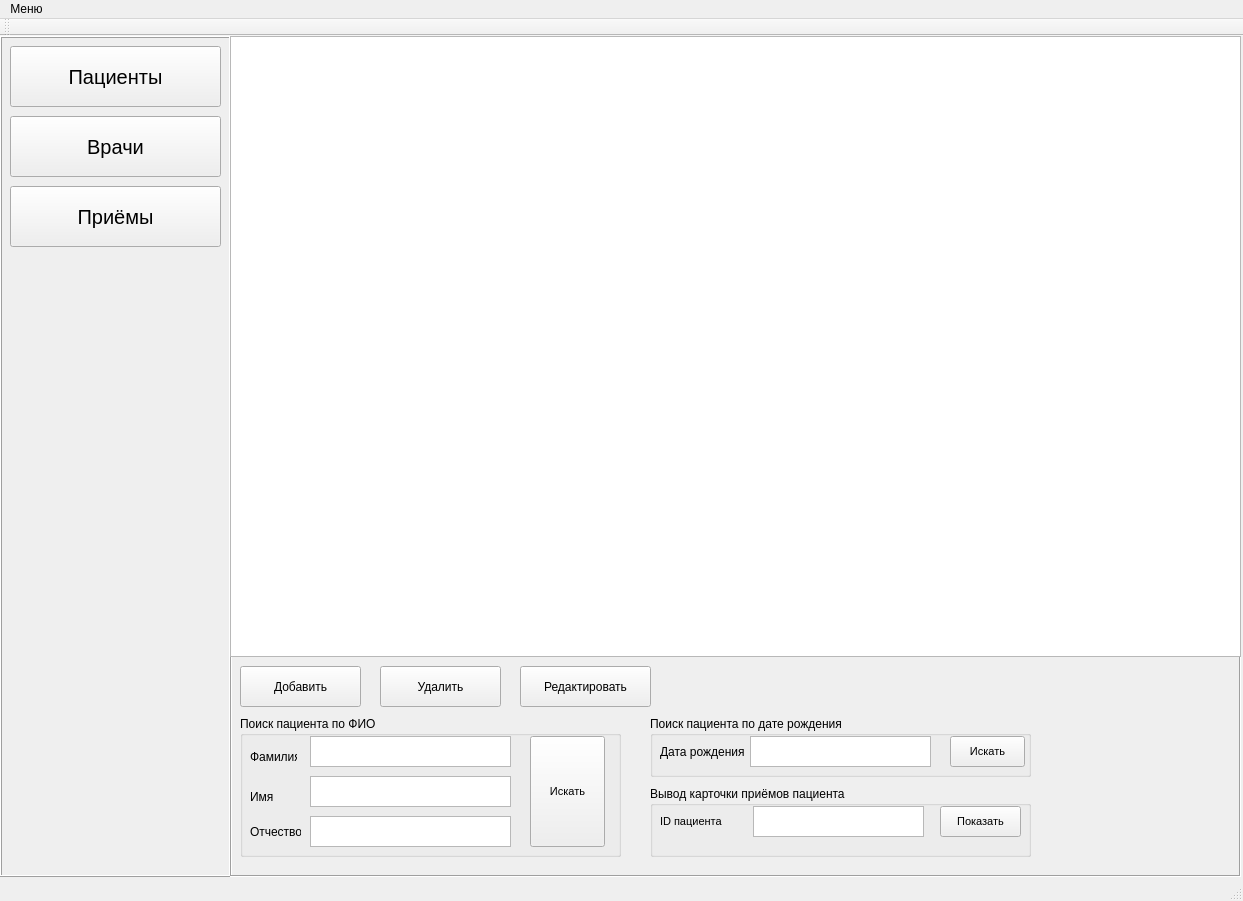
<?xml version="1.0" encoding="UTF-8"?>
<ui version="4.0">
 <class>MainWindow</class>
 <widget class="QMainWindow" name="MainWindow">
  <property name="geometry">
   <rect>
    <x>0</x>
    <y>0</y>
    <width>1243</width>
    <height>901</height>
   </rect>
  </property>
  <property name="windowTitle">
   <string>MainWindow</string>
  </property>
  <widget class="QWidget" name="centralWidget">
   <widget class="QFrame" name="menuFrame">
    <property name="geometry">
     <rect>
      <x>0</x>
      <y>0</y>
      <width>231</width>
      <height>841</height>
     </rect>
    </property>
    <property name="font">
     <font>
      <pointsize>14</pointsize>
     </font>
    </property>
    <property name="frameShape">
     <enum>QFrame::Box</enum>
    </property>
    <property name="frameShadow">
     <enum>QFrame::Raised</enum>
    </property>
    <widget class="QPushButton" name="patientsButton">
     <property name="geometry">
      <rect>
       <x>10</x>
       <y>10</y>
       <width>211</width>
       <height>61</height>
      </rect>
     </property>
     <property name="font">
      <font>
       <pointsize>15</pointsize>
      </font>
     </property>
     <property name="autoFillBackground">
      <bool>false</bool>
     </property>
     <property name="text">
      <string>Пациенты</string>
     </property>
    </widget>
    <widget class="QPushButton" name="doctorsButton">
     <property name="geometry">
      <rect>
       <x>10</x>
       <y>80</y>
       <width>211</width>
       <height>61</height>
      </rect>
     </property>
     <property name="font">
      <font>
       <pointsize>15</pointsize>
      </font>
     </property>
     <property name="text">
      <string>Врачи</string>
     </property>
    </widget>
    <widget class="QPushButton" name="appointmentButton">
     <property name="geometry">
      <rect>
       <x>10</x>
       <y>150</y>
       <width>211</width>
       <height>61</height>
      </rect>
     </property>
     <property name="font">
      <font>
       <pointsize>15</pointsize>
      </font>
     </property>
     <property name="text">
      <string>Приёмы</string>
     </property>
    </widget>
   </widget>
   <widget class="QFrame" name="mainScreenFrame">
    <property name="geometry">
     <rect>
      <x>230</x>
      <y>0</y>
      <width>1011</width>
      <height>841</height>
     </rect>
    </property>
    <property name="font">
     <font>
      <weight>50</weight>
      <bold>false</bold>
     </font>
    </property>
    <property name="autoFillBackground">
     <bool>false</bool>
    </property>
    <property name="frameShape">
     <enum>QFrame::Box</enum>
    </property>
    <property name="frameShadow">
     <enum>QFrame::Sunken</enum>
    </property>
    <property name="lineWidth">
     <number>1</number>
    </property>
    <property name="midLineWidth">
     <number>0</number>
    </property>
    <widget class="QTableView" name="tableView">
     <property name="geometry">
      <rect>
       <x>0</x>
       <y>0</y>
       <width>1011</width>
       <height>621</height>
      </rect>
     </property>
     <property name="font">
      <font>
       <pointsize>10</pointsize>
      </font>
     </property>
     <attribute name="horizontalHeaderDefaultSectionSize">
      <number>120</number>
     </attribute>
    </widget>
    <widget class="QPushButton" name="addButton">
     <property name="geometry">
      <rect>
       <x>10</x>
       <y>630</y>
       <width>121</width>
       <height>41</height>
      </rect>
     </property>
     <property name="text">
      <string>Добавить</string>
     </property>
    </widget>
    <widget class="QPushButton" name="deleteButton">
     <property name="geometry">
      <rect>
       <x>150</x>
       <y>630</y>
       <width>121</width>
       <height>41</height>
      </rect>
     </property>
     <property name="text">
      <string>Удалить</string>
     </property>
    </widget>
    <widget class="QPushButton" name="updateButton">
     <property name="geometry">
      <rect>
       <x>290</x>
       <y>630</y>
       <width>131</width>
       <height>41</height>
      </rect>
     </property>
     <property name="text">
      <string>Редактировать</string>
     </property>
    </widget>
    <widget class="QGroupBox" name="groupBox">
     <property name="geometry">
      <rect>
       <x>10</x>
       <y>680</y>
       <width>381</width>
       <height>141</height>
      </rect>
     </property>
     <property name="title">
      <string>Поиск пациента по ФИО</string>
     </property>
     <widget class="QTextEdit" name="familyTextEdit">
      <property name="geometry">
       <rect>
        <x>70</x>
        <y>20</y>
        <width>201</width>
        <height>31</height>
       </rect>
      </property>
     </widget>
     <widget class="QTextEdit" name="nameTextEdit">
      <property name="geometry">
       <rect>
        <x>70</x>
        <y>60</y>
        <width>201</width>
        <height>31</height>
       </rect>
      </property>
     </widget>
     <widget class="QTextEdit" name="fatherTextEdit">
      <property name="geometry">
       <rect>
        <x>70</x>
        <y>100</y>
        <width>201</width>
        <height>31</height>
       </rect>
      </property>
     </widget>
     <widget class="QPushButton" name="FIOsearchButton">
      <property name="geometry">
       <rect>
        <x>290</x>
        <y>20</y>
        <width>75</width>
        <height>111</height>
       </rect>
      </property>
      <property name="font">
       <font>
        <pointsize>8</pointsize>
       </font>
      </property>
      <property name="text">
       <string>Искать</string>
      </property>
      <property name="flat">
       <bool>false</bool>
      </property>
     </widget>
     <widget class="QLabel" name="label">
      <property name="geometry">
       <rect>
        <x>10</x>
        <y>30</y>
        <width>47</width>
        <height>21</height>
       </rect>
      </property>
      <property name="text">
       <string>Фамилия</string>
      </property>
     </widget>
     <widget class="QLabel" name="label_2">
      <property name="geometry">
       <rect>
        <x>10</x>
        <y>105</y>
        <width>51</width>
        <height>21</height>
       </rect>
      </property>
      <property name="text">
       <string>Отчество</string>
      </property>
     </widget>
     <widget class="QLabel" name="label_3">
      <property name="geometry">
       <rect>
        <x>10</x>
        <y>70</y>
        <width>47</width>
        <height>21</height>
       </rect>
      </property>
      <property name="text">
       <string>Имя</string>
      </property>
     </widget>
    </widget>
    <widget class="QGroupBox" name="groupBox_2">
     <property name="geometry">
      <rect>
       <x>420</x>
       <y>680</y>
       <width>381</width>
       <height>61</height>
      </rect>
     </property>
     <property name="title">
      <string>Поиск пациента по дате рождения</string>
     </property>
     <widget class="QLabel" name="label_7">
      <property name="geometry">
       <rect>
        <x>10</x>
        <y>20</y>
        <width>91</width>
        <height>31</height>
       </rect>
      </property>
      <property name="text">
       <string>Дата рождения</string>
      </property>
     </widget>
     <widget class="QPushButton" name="birthDateSearchButton">
      <property name="geometry">
       <rect>
        <x>300</x>
        <y>20</y>
        <width>75</width>
        <height>31</height>
       </rect>
      </property>
      <property name="font">
       <font>
        <pointsize>8</pointsize>
       </font>
      </property>
      <property name="text">
       <string>Искать</string>
      </property>
      <property name="flat">
       <bool>false</bool>
      </property>
     </widget>
     <widget class="QTextEdit" name="birthDateTextEdit">
      <property name="geometry">
       <rect>
        <x>100</x>
        <y>20</y>
        <width>181</width>
        <height>31</height>
       </rect>
      </property>
      <property name="font">
       <font>
        <pointsize>9</pointsize>
       </font>
      </property>
     </widget>
    </widget>
    <widget class="QGroupBox" name="groupBox_3">
     <property name="geometry">
      <rect>
       <x>420</x>
       <y>750</y>
       <width>381</width>
       <height>71</height>
      </rect>
     </property>
     <property name="title">
      <string>Вывод карточки приёмов пациента</string>
     </property>
     <widget class="QPushButton" name="cardShowButton">
      <property name="geometry">
       <rect>
        <x>290</x>
        <y>20</y>
        <width>81</width>
        <height>31</height>
       </rect>
      </property>
      <property name="font">
       <font>
        <pointsize>8</pointsize>
       </font>
      </property>
      <property name="text">
       <string>Показать</string>
      </property>
      <property name="flat">
       <bool>false</bool>
      </property>
     </widget>
     <widget class="QLabel" name="label_8">
      <property name="geometry">
       <rect>
        <x>10</x>
        <y>20</y>
        <width>71</width>
        <height>31</height>
       </rect>
      </property>
      <property name="font">
       <font>
        <pointsize>8</pointsize>
       </font>
      </property>
      <property name="text">
       <string>ID пациента</string>
      </property>
     </widget>
     <widget class="QTextEdit" name="IDtextEdit">
      <property name="geometry">
       <rect>
        <x>103</x>
        <y>20</y>
        <width>171</width>
        <height>31</height>
       </rect>
      </property>
     </widget>
    </widget>
   </widget>
  </widget>
  <widget class="QMenuBar" name="menuBar">
   <property name="geometry">
    <rect>
     <x>0</x>
     <y>0</y>
     <width>1243</width>
     <height>21</height>
    </rect>
   </property>
   <widget class="QMenu" name="menu">
    <property name="title">
     <string>Меню</string>
    </property>
    <addaction name="helpAction"/>
    <addaction name="separator"/>
    <addaction name="quitAction"/>
   </widget>
   <addaction name="menu"/>
  </widget>
  <widget class="QToolBar" name="mainToolBar">
   <attribute name="toolBarArea">
    <enum>TopToolBarArea</enum>
   </attribute>
   <attribute name="toolBarBreak">
    <bool>false</bool>
   </attribute>
  </widget>
  <widget class="QStatusBar" name="statusBar"/>
  <action name="helpAction">
   <property name="text">
    <string>Помощь</string>
   </property>
   <property name="shortcut">
    <string>F1</string>
   </property>
   <property name="menuRole">
    <enum>QAction::AboutRole</enum>
   </property>
   <property name="iconVisibleInMenu">
    <bool>true</bool>
   </property>
   <property name="shortcutVisibleInContextMenu">
    <bool>false</bool>
   </property>
  </action>
  <action name="quitAction">
   <property name="text">
    <string>Выход</string>
   </property>
   <property name="menuRole">
    <enum>QAction::QuitRole</enum>
   </property>
  </action>
 </widget>
 <layoutdefault spacing="6" margin="11"/>
 <resources/>
 <connections>
  <connection>
   <sender>quitAction</sender>
   <signal>triggered()</signal>
   <receiver>MainWindow</receiver>
   <slot>close()</slot>
   <hints>
    <hint type="sourcelabel">
     <x>-1</x>
     <y>-1</y>
    </hint>
    <hint type="destinationlabel">
     <x>669</x>
     <y>400</y>
    </hint>
   </hints>
  </connection>
 </connections>
</ui>
